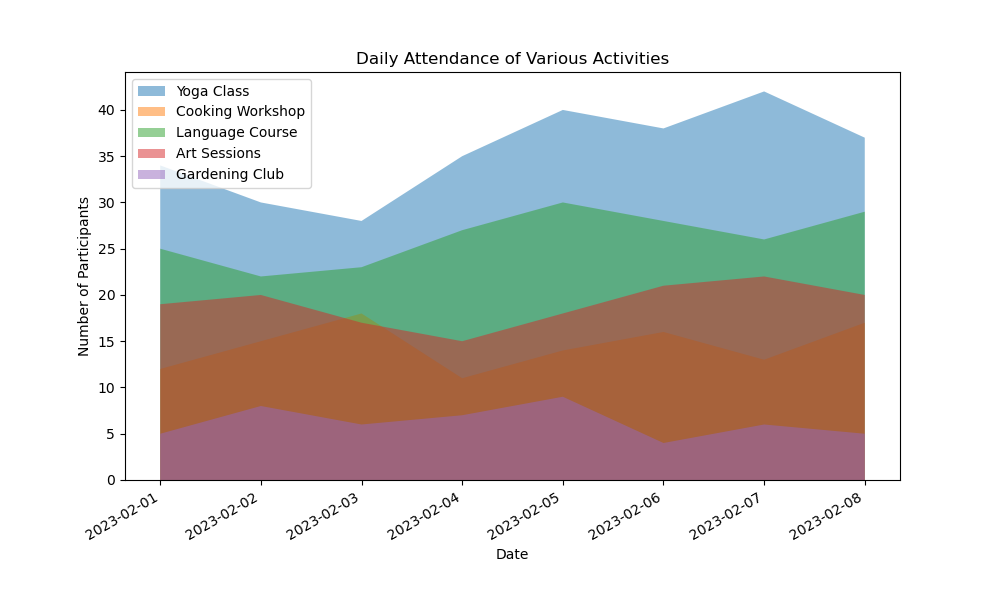

Write Python code to recreate this figure.

import matplotlib.pyplot as plt
import pandas as pd
from pandas.plotting import register_matplotlib_converters
register_matplotlib_converters()

# Your provided data
data = [
    {'Date': '2023-02-01', 'Yoga Class': 34, 'Cooking Workshop': 12, 'Language Course': 25, 'Art Sessions': 19, 'Gardening Club': 5},
    {'Date': '2023-02-02', 'Yoga Class': 30, 'Cooking Workshop': 15, 'Language Course': 22, 'Art Sessions': 20, 'Gardening Club': 8},
    {'Date': '2023-02-03', 'Yoga Class': 28, 'Cooking Workshop': 18, 'Language Course': 23, 'Art Sessions': 17, 'Gardening Club': 6},
    {'Date': '2023-02-04', 'Yoga Class': 35, 'Cooking Workshop': 11, 'Language Course': 27, 'Art Sessions': 15, 'Gardening Club': 7},
    {'Date': '2023-02-05', 'Yoga Class': 40, 'Cooking Workshop': 14, 'Language Course': 30, 'Art Sessions': 18, 'Gardening Club': 9},
    {'Date': '2023-02-06', 'Yoga Class': 38, 'Cooking Workshop': 16, 'Language Course': 28, 'Art Sessions': 21, 'Gardening Club': 4},
    {'Date': '2023-02-07', 'Yoga Class': 42, 'Cooking Workshop': 13, 'Language Course': 26, 'Art Sessions': 22, 'Gardening Club': 6},
    {'Date': '2023-02-08', 'Yoga Class': 37, 'Cooking Workshop': 17, 'Language Course': 29, 'Art Sessions': 20, 'Gardening Club': 5}
]

# Create a DataFrame from the data
df = pd.DataFrame(data)
df['Date'] = pd.to_datetime(df['Date'])

# We need to rearrange data to plot a stacked area chart
activities = df.columns[1:]

# Plotting
fig, ax = plt.subplots(figsize=(10, 6))  # You can adjust the size if needed

# We'll use the 'Date' column for the x-axis and the count of each activity for the y-axis
for activity in activities:
    ax.stackplot(df['Date'], df[activity], labels=[activity], alpha=0.5)

# Adding labels, title, and legend
ax.set_title('Daily Attendance of Various Activities')
ax.set_xlabel('Date')
ax.set_ylabel('Number of Participants')
ax.legend(loc='upper left')

# Formatting the x-axis to make dates more readable
plt.gcf().autofmt_xdate()

plt.show()
